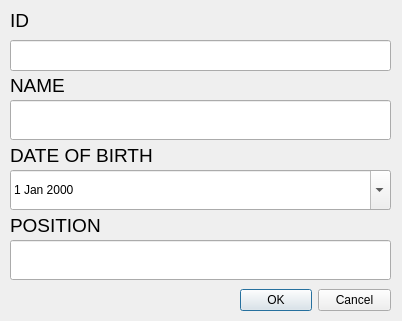
<?xml version="1.0" encoding="UTF-8"?>
<ui version="4.0">
    <class>Person_Create_Win</class>
    <widget class="QDialog" name="Person_Create_Win">
        <property name="geometry">
            <rect>
                <x>0</x>
                <y>0</y>
                <width>402</width>
                <height>321</height>
            </rect>
        </property>
        <property name="windowTitle">
            <string>Dialog</string>
        </property>
        <widget class="QDialogButtonBox" name="buttonBox">
            <property name="geometry">
                <rect>
                    <x>240</x>
                    <y>280</y>
                    <width>151</width>
                    <height>41</height>
                </rect>
            </property>
            <property name="orientation">
                <enum>Qt::Horizontal</enum>
            </property>
            <property name="standardButtons">
                <set>QDialogButtonBox::Cancel|QDialogButtonBox::Ok</set>
            </property>
        </widget>
        <widget class="QLabel" name="label_4">
            <property name="geometry">
                <rect>
                    <x>10</x>
                    <y>70</y>
                    <width>381</width>
                    <height>30</height>
                </rect>
            </property>
            <property name="font">
                <font>
                    <pointsize>14</pointsize>
                </font>
            </property>
            <property name="text">
                <string>NAME</string>
            </property>
        </widget>
        <widget class="QLabel" name="label_5">
            <property name="geometry">
                <rect>
                    <x>10</x>
                    <y>140</y>
                    <width>381</width>
                    <height>30</height>
                </rect>
            </property>
            <property name="font">
                <font>
                    <pointsize>14</pointsize>
                </font>
            </property>
            <property name="text">
                <string>DATE OF BIRTH</string>
            </property>
        </widget>
        <widget class="QLabel" name="label_6">
            <property name="geometry">
                <rect>
                    <x>10</x>
                    <y>210</y>
                    <width>381</width>
                    <height>30</height>
                </rect>
            </property>
            <property name="font">
                <font>
                    <pointsize>14</pointsize>
                </font>
            </property>
            <property name="text">
                <string>POSITION</string>
            </property>
        </widget>
        <widget class="QLineEdit" name="person_name">
            <property name="geometry">
                <rect>
                    <x>10</x>
                    <y>100</y>
                    <width>381</width>
                    <height>40</height>
                </rect>
            </property>
        </widget>
        <widget class="QLineEdit" name="person_position">
            <property name="geometry">
                <rect>
                    <x>10</x>
                    <y>240</y>
                    <width>381</width>
                    <height>40</height>
                </rect>
            </property>
        </widget>
        <widget class="QDateEdit" name="person_date">
            <property name="geometry">
                <rect>
                    <x>10</x>
                    <y>170</y>
                    <width>381</width>
                    <height>40</height>
                </rect>
            </property>
            <property name="calendarPopup">
                <bool>true</bool>
            </property>
        </widget>
        <widget class="QLineEdit" name="person_id">
            <property name="geometry">
                <rect>
                    <x>10</x>
                    <y>40</y>
                    <width>381</width>
                    <height>31</height>
                </rect>
            </property>
        </widget>
        <widget class="QLabel" name="label_7">
            <property name="geometry">
                <rect>
                    <x>10</x>
                    <y>10</y>
                    <width>351</width>
                    <height>21</height>
                </rect>
            </property>
            <property name="font">
                <font>
                    <pointsize>14</pointsize>
                </font>
            </property>
            <property name="text">
                <string>ID</string>
            </property>
        </widget>
    </widget>
    <resources/>
    <connections>
        <connection>
            <sender>buttonBox</sender>
            <signal>accepted()</signal>
            <receiver>Person_Create_Win</receiver>
            <slot>accept()</slot>
            <hints>
                <hint type="sourcelabel">
                    <x>248</x>
                    <y>254</y>
                </hint>
                <hint type="destinationlabel">
                    <x>157</x>
                    <y>274</y>
                </hint>
            </hints>
        </connection>
        <connection>
            <sender>buttonBox</sender>
            <signal>rejected()</signal>
            <receiver>Person_Create_Win</receiver>
            <slot>reject()</slot>
            <hints>
                <hint type="sourcelabel">
                    <x>316</x>
                    <y>260</y>
                </hint>
                <hint type="destinationlabel">
                    <x>286</x>
                    <y>274</y>
                </hint>
            </hints>
        </connection>
    </connections>
</ui>
